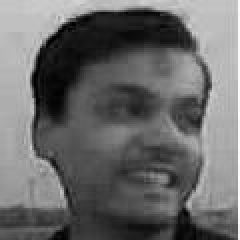
%> input picture Ip/ig1.jpg, 120 x 120 px (shown 2 times larger)
$ octave facerec.m   (GNU Octave 9; MATLAB toolbox functions it lacks are replaced by stand-ins)
%> lines starting %> are read from the running program, lines starting %| are printed output that depends on the picture

% Face recognition using eigen-faces (Principal Component Analysis)
% Feature Extraction:
% merge column vector for each training face

clear;

Mp = 6;

x1=imread('ig1.jpg');
%> x1 is the input picture: size 120x120 uint8; min 0, max 255, mean 105.1
x2=imread('ig2.jpg');
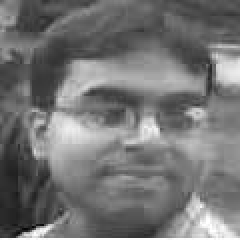
%> input picture Ip/ig2.jpg, 120 x 120 px (shown 2 times larger)
%> x2 is the input picture: size 120x120 uint8; min 5, max 255, mean 116.4
x3=imread('ig3.jpg');
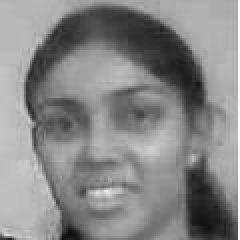
%> input picture Ip/ig3.jpg, 120 x 120 px (shown 2 times larger)
%> x3 is the input picture: size 120x120x3 uint8; min 14, max 255, mean 134.7
x4=imread('ig4.jpg');
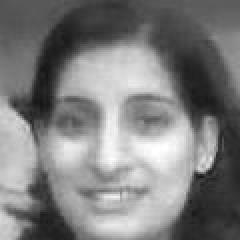
%> input picture Ip/ig4.jpg, 120 x 120 px (shown 2 times larger)
%> x4 is the input picture: size 120x120 uint8; min 21, max 255, mean 125.5
x5=imread('ig5.jpg');
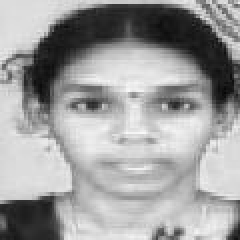
%> input picture Ip/ig5.JPG, 120 x 120 px (shown 2 times larger)
%> x5 is the input picture: size 120x120x3 uint8; min 5, max 249, mean 158.1
x6=imread('ig6.jpg');
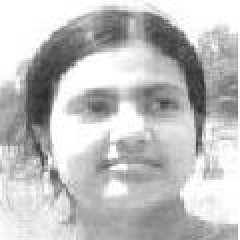
%> input picture Ip/ig6.JPG, 120 x 120 px (shown 2 times larger)
%> x6 is the input picture: size 120x120x3 uint8; min 43, max 255, mean 191.4
[m n]=size(x1);
%> m = 120; n = 120

%input image

 B=imread('ig1.jpg');
%B=imread('ig7.jpg');

figure(1);
subplot(3,2,1);
imshow(x1);
title('image1');
subplot(3,2,2);
imshow(x2);
title('image2');
subplot(3,2,3);
imshow(x3);
title('image3');
subplot(3,2,4);
imshow(x4);
title('image4');
subplot(3,2,5);
imshow(x5);
title('image5');
subplot(3,2,6);
imshow(x6);
title('image6');

figure,imshow(B);
title('input image');

%each image being converted to a vector

    for i = 1 : m
        for j= 1 : n
         a1(j+(i-1)*n)=double(x1(i,j));
         a2(j+(i-1)*n)=double(x2(i,j));
         a3(j+(i-1)*n)=double(x3(i,j));
         a4(j+(i-1)*n)=double(x4(i,j));
         a5(j+(i-1)*n)=double(x5(i,j));
         a6(j+(i-1)*n)=double(x6(i,j));
         b(j+(i-1)*n)=double(B(i,j));
         end;
    end;

X = [a1' a2' a3' a4' a5' a6' ];
Y = b';

% compute the average face

me = (a1'+a2'+a3'+a4'+a5'+a6')./6;

% difference b/w input image and mean image

A =double(X - [me me me me me me]);
A1=double(Y - me);

% obtaining covariance matrix

T = A'*A;
%> T = [51874233.9 2931304.7 7511080.7 -16209717.6 -21370447.9 -24736453.8; 2931304.7 37395738.6 -8970276.4 -1277185.8 -10308373.1 -19771207.9; 7511080.7 -8970276.4 20756665.6 545360.2 -15596011.1 -4246818.9; -16209717.6 -1277185.8 545360.2 39352146.9 -1304106.4 -21106497.3; -21370447.9 -10308373.1 -15596011.1 -1304106.4 41520530.2 7058408.4; -24736453.8 -19771207.9 -4246818.9 -21106497.3 7058408.4 62802569.6]

% obtaining eigen-values and eigen-vectors

[V,D]=eigs(T);
%> V = [-0.537 -0.497 0.0789 0.383 0.38 -0.408; -0.287 0.168 0.591 -0.593 -0.15 -0.408; -0.132 -0.177 -0.504 -0.0236 -0.728 -0.408; -0.0983 0.63 -0.484 -0.0835 0.431 -0.408; 0.376 0.318 0.389 0.63 -0.207 -0.408; 0.679 -0.442 -0.0711 -0.313 0.273 -0.408]; D = [98528121.9 0 0 0 0 0; 0 65794745.6 0 0 0 0; 0 0 42070584.2 0 0 0; 0 0 0 35477530.1 0 0; 0 0 0 0 11830902.9 0; 0 0 0 0 0 9.29e-07]

% computing weight for the images

U=A*V;
Wa=(U'*A);
%> Wa = [-52922256.9 -28302136.3 -12989480.9 -9683806.2 37013179.8 66884500.6; -32722237.7 11074213.5 -11668470.9 41441381.6 20927727.6 -29052614.2; 3319941.9 24848326.9 -21202160.9 -20359877.2 16385020.1 -2991250.8; 13583355.2 -21025399.2 -836212.4 -2960923.1 22344635.3 -11105455.9; 4499831.4 -1771499.6 -8612729.2 5099419 -2444084.1 3229062.5; 2.56e-07 -5.21e-07 -2.75e-07 -5.61e-08 -2.87e-07 8.83e-07]
Wb=U'*A1;
%> Wb = [-52922256.9; -32722237.7; 3319941.9; 13583355.2; 4499831.4; 2.56e-07]

% finding Euclidean-distance

    for i = 1 : Mp
        diff(:,i)=Wa(:,i)-Wb;
    end;
%> after the loop, diff = [0 24620120.7 39932776 43238450.7 89935436.7 119806757.5; 0 43796451.3 21053766.9 74163619.4 53649965.3 3669623.6; 0 21528385 -24522102.8 -23679819 13065078.2 -6311192.6; 0 -34608754.4 -14419567.6 -16544278.4 8761280 -24688811.1; 0 -6271331 -13112560.6 599587.7 -6943915.4 -1270768.8; 0 -7.77e-07 -5.31e-07 -3.12e-07 -5.43e-07 6.26e-07]

    for i = 1 : Mp
        sum = 0;
        for j = 1 : Mp
            sum = sum + diff(j,i)^2;
        end;
        dist(i)= sqrt(sum);
    end;
%> after the loop, dist = [0 64998817.8 54946195.5 90579316.3 106124341.3 122548393.2]

temp=0;
D0=.2*1.0e+008 ;

    for i = 1 : Mp
        if ( dist(i)<=D0 ),
        temp=1;
            switch(i)
                case 1
                disp('input image matches with image 1 in database');
                break;
                case 2
                disp('input image matches with image 2 in database');
                break;
                case 3
                disp('input image matches with image 3 in database');
                break;
                case 4
                disp('input image matches with image 4 in database');
                break;
                case 5
                disp('input image matches with image 5 in database');
                break;
                case 6
                disp('input image matches with image 6 in database');
                break;

            end;
        end;
    end;
%> after the loop, temp = 1

 if (temp==0)
     disp('no match found');
 end;
